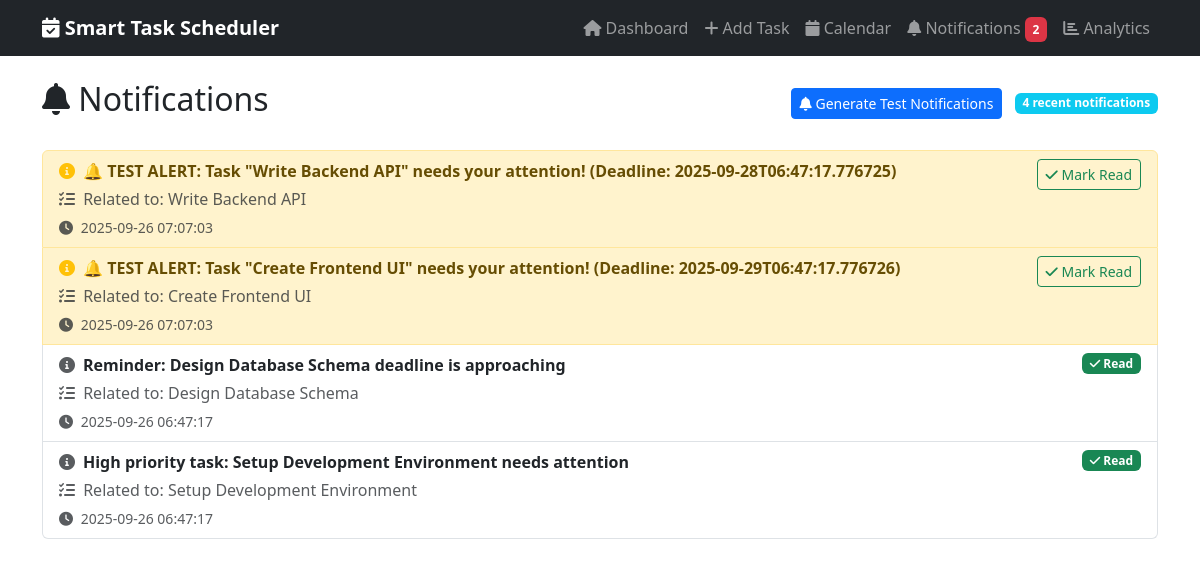
The page /notifications on the database its author committed.
### tables this page shows
CREATE TABLE notifications (
                id INTEGER PRIMARY KEY AUTOINCREMENT,
                task_id INTEGER,
                message TEXT,
                sent_at TEXT DEFAULT CURRENT_TIMESTAMP, read INTEGER DEFAULT 0,
                FOREIGN KEY (task_id) REFERENCES tasks (id)
            );

CREATE TABLE tasks (
                id INTEGER PRIMARY KEY AUTOINCREMENT,
                title TEXT NOT NULL,
                description TEXT,
                priority INTEGER DEFAULT 1,
                deadline TEXT,
                status TEXT DEFAULT 'pending',
                created_at TEXT DEFAULT CURRENT_TIMESTAMP,
                completed_at TEXT,
                estimated_duration INTEGER DEFAULT 60
            );

### app.py (the view)
@app.route('/notifications')
def notifications():
    notifications = task_scheduler.get_recent_notifications(limit=20)
    return render_template('notifications.html', notifications=notifications)

### app.py (called while the page is built)
    def get_recent_notifications(self, limit=10):
        conn = sqlite3.connect('scheduler.db')
        cursor = conn.cursor()
        cursor.execute('''
            SELECT n.id, n.message, n.sent_at, t.title, t.id as task_id, n.read
            FROM notifications n
            LEFT JOIN tasks t ON n.task_id = t.id
            ORDER BY n.sent_at DESC
            LIMIT ?
        ''', (limit,))
        notifications = cursor.fetchall()
        conn.close()
        return [{
            'id': notif[0],
            'message': notif[1],
            'sent_at': notif[2],
            'task_title': notif[3],
            'task_id': notif[4],
            'read': notif[5]
        } for notif in notifications]

### templates/notifications.html (shortened to what this page needs)
{% extends "base.html" %}
{% block content %}
<div class="row">
    <div class="col-12">
        <div class="d-flex justify-content-between align-items-center mb-4">
            <h2><i class="fas fa-bell"></i> Notifications</h2>
            <div>
                <form method="POST" action="{{ url_for('trigger_all_notifications') }}" class="d-inline">
                    <button type="submit" class="btn btn-primary btn-sm me-2">
                        <i class="fas fa-bell"></i> Generate Test Notifications
                    </button>
                </form>
                <span class="badge bg-info">{{ notifications|length }} recent notifications</span>
            </div>
        </div>
        {% if notifications %}
        <div class="list-group">
            {% for notification in notifications %}
            <div class="list-group-item {% if not notification.read %}list-group-item-warning{% endif %}">
                <div class="d-flex w-100 justify-content-between">
                    <div class="flex-grow-1">
                        <div class="d-flex align-items-center mb-1">
                            <i class="fas fa-info-circle me-2 {% if not notification.read %}text-warning{% else %}text-muted{% endif %}"></i>
                            <strong>{{ notification.message }}</strong>
                        </div>
                        {% if notification.task_title %}
                        <p class="mb-1 text-muted">
                            <i class="fas fa-tasks me-1"></i>
                            Related to: {{ notification.task_title }}
                        </p>
                        {% endif %}
                        <small class="text-muted">
                            <i class="fas fa-clock me-1"></i>
                            {{ notification.sent_at }}
                        </small>
                    </div>
                    <div class="d-flex flex-column align-items-end">
                        {% if not notification.read %}
                        <form method="POST" action="{{ url_for('mark_notification_read', notification_id=notification.id) }}" class="mb-2">
                            <button type="submit" class="btn btn-sm btn-outline-success">
                                <i class="fas fa-check"></i> Mark Read
                            </button>
                        </form>
                        {% else %}
                        <span class="badge bg-success"><i class="fas fa-check"></i> Read</span>
                        {% endif %}
                    </div>
                </div>
            </div>
            {% endfor %}
        </div>
        {% endif %}
    </div>
</div>
{% endblock %}

### templates/base.html (shortened to what this page needs)
<!DOCTYPE html>
<html lang="en">
<head>
    <link href="https://cdn.jsdelivr.net/npm/bootstrap@5.3.0/dist/css/bootstrap.min.css" rel="stylesheet">
    <link href="https://cdnjs.cloudflare.com/ajax/libs/font-awesome/6.0.0/css/all.min.css" rel="stylesheet">
</head>
<body>
    <nav class="navbar navbar-expand-lg navbar-dark bg-dark">
        <div class="container">
            <a class="navbar-brand" href="{{ url_for('index') }}">
                <i class="fas fa-calendar-check"></i> Smart Task Scheduler
            </a>
            <div class="collapse navbar-collapse" id="navbarNav">
                <ul class="navbar-nav ms-auto">
                    <li class="nav-item">
                        <a class="nav-link" href="{{ url_for('index') }}">
                            <i class="fas fa-home"></i> Dashboard
                        </a>
                    </li>
                    <li class="nav-item">
                        <a class="nav-link" href="{{ url_for('add_task') }}">
                            <i class="fas fa-plus"></i> Add Task
                        </a>
                    </li>
                    <li class="nav-item">
                        <a class="nav-link" href="{{ url_for('calendar') }}">
                            <i class="fas fa-calendar"></i> Calendar
                        </a>
                    </li>
                    <li class="nav-item">
                        <a class="nav-link" href="{{ url_for('notifications') }}">
                            <i class="fas fa-bell"></i> Notifications <span id="notification-badge" class="badge bg-danger" style="display: none;"></span>
                        </a>
                    </li>
                    <li class="nav-item">
                        <a class="nav-link" href="{{ url_for('analytics') }}">
                            <i class="fas fa-chart-bar"></i> Analytics
                        </a>
                    </li>
                </ul>
            </div>
        </div>
    </nav>
    <div class="container mt-4">
        {% block content %}{% endblock %}
    </div>
</body>
</html>

### templates/base.html (style rules this page uses)
.navbar-brand { font-weight: bold; }

### rows shown on the page
notifications: read 0 (drawn), message "🔔 TEST ALERT: Task \"Write Backend API\" needs your attention! (Deadline: 2025-09-28T06:47:17.776725)", task_title "Write Backend API", sent_at "2025-09-26 07:07:03"
notifications: read 0 (drawn), message "🔔 TEST ALERT: Task \"Create Frontend UI\" needs your attention! (Deadline: 2025-09-29T06:47:17.776726)", task_title "Create Frontend UI", sent_at "2025-09-26 07:07:03"
notifications: read 1 (drawn), message "Reminder: Design Database Schema deadline is approaching", task_title "Design Database Schema", sent_at "2025-09-26 06:47:17"
notifications: read 1 (drawn), message "High priority task: Setup Development Environment needs attention", task_title "Setup Development Environment", sent_at "2025-09-26 06:47:17"

### other values the page prints
{{ notifications|length }} "4"
